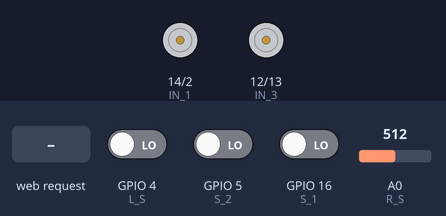
Recording of a sketch running on a simulated ESP8266 (NodeMCU). Parts: motor-driver pin pairs drawn as motors (green arrow = first pin HIGH = forward, orange = second pin HIGH = backward, longer = more drive, scaled by the enable pin). The test bench sets the inputs (shaded band); at power-on: A0 (R_S) = 512, GPIO 4 (L_S) LOW, GPIO 16 (S_1) LOW, GPIO 5 (S_2) LOW. WiFi joins after 1.5 s; servers stay silent unless stated; what the sketch prints to the serial monitor is not drawn.

Above: at 2.8 s.
2.9 s: HTTP request GET /?State=line received
At 3.3 s:
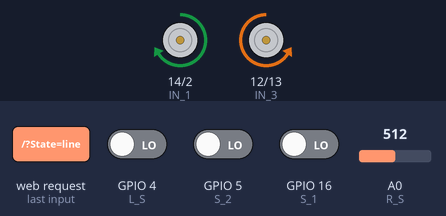
4.4 s: A0 (R_S) set to 105
5.9 s: A0 (R_S) set to 91
At 6.8 s:
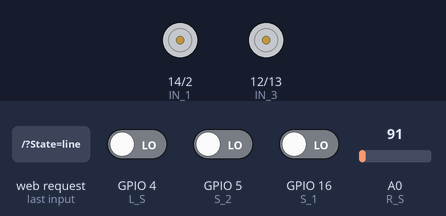
7.4 s: GPIO 4 (L_S) driven HIGH
At 7.9 s:
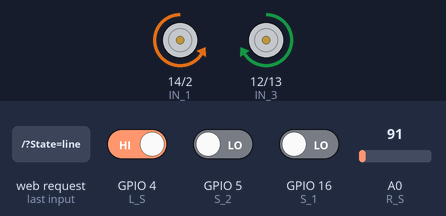
8.9 s: GPIO 16 (S_1) driven HIGH
At 10.1 s:
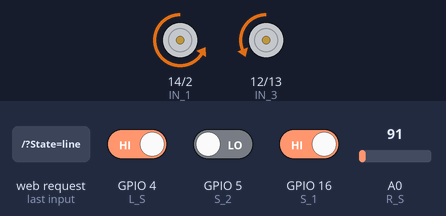
10.4 s: HTTP request GET /?State=B received
Timing chart, 0 to 12.4 s (numbered marks = the images above; inputs shaded):
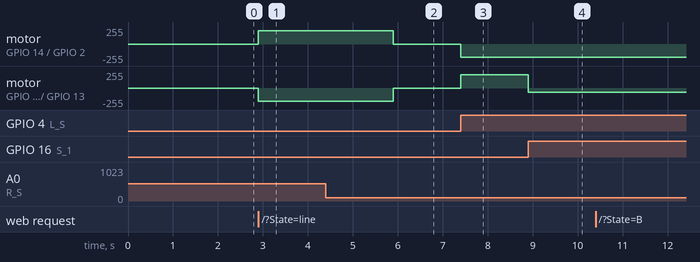

The sketch:

jarvis.ino.ino
```cpp
#define ENA   0         // Enable/speed motors Right        GPIO14(D5)
#define ENB   15          // Enable/speed motors Left         GPIO12(D6)
#define IN_1  14          // L298N in1 motors Right           GPIO15(D8)
#define IN_2  2          // L298N in2 motors Right           GPIO13(D7)
#define IN_3  12           // L298N in3 motors Left            GPIO2(D4)
#define IN_4  13           // L298N in4 motors Left            GPIO0(D3)


long duration, distance;

int R_S = A0; //sensor Right
int S_1 = 16; //sensor center
int S_2 = 5; //sensor center
int L_S = 4; //sensor Left

#include <ESP8266WiFi.h>
#include <WiFiClient.h>
#include <ESP8266WebServer.h>
#include <FirebaseArduino.h>
#include <ArduinoJson.h>


String command;
String data;
String ip;


int Cs1 = 0;// ir sensor value
int Cs2 = 0;// ir sensor value
int Rs = 0;
int Ls = 0;


int speedCar = 800;         // 400 - 1023. car speed
int speed_Coeff = 3;


const char* ssid = "Deepan";         // wifi dwtails
const char* password = "12345678";
ESP8266WebServer server(80);

#define FIREBASE_HOST "jarvis-2f668-default-rtdb.firebaseio.com"  // firebase details
#define FIREBASE_AUTH "hIEPKOvpY3n9rB9NpOcvcVXjHl6UBV0eqY06qYEj"


void setup() {

  pinMode(ENA, OUTPUT);
  pinMode(ENB, OUTPUT);
  pinMode(IN_1, OUTPUT);
  pinMode(IN_2, OUTPUT);
  pinMode(IN_3, OUTPUT);
  pinMode(IN_4, OUTPUT);


  Serial.begin(115200);

  // Connecting WiFi


  // Connect to Wi-Fi
  Serial.print("Wi-Fi...");
  WiFi.begin(ssid, password);
  Serial.print("Connecting...");
  while (WiFi.status() != WL_CONNECTED)
  {
    Serial.print(".");
    delay(100);
  }
  Serial.println();
  Serial.print("Connected to: ");
  Serial.println(WiFi.localIP());
  ip = WiFi.localIP().toString();

  Serial.print("Ip Address: ");
  Serial.println(ip);


  // Starting WEB-server
  server.on ( "/", HTTP_handleRoot );
  server.onNotFound ( HTTP_handleRoot );
  server.begin();


  Firebase.begin(FIREBASE_HOST, FIREBASE_AUTH); // firebase sent ip address
  Firebase.setString("Jarvis/jarvis/ip", ip);


  pinMode(L_S, INPUT);    // set line sensor
  pinMode(S_1, INPUT);
  pinMode(S_2, INPUT);
  pinMode(R_S, INPUT);


}


void goAhead() {


  digitalWrite(IN_1, LOW);
  digitalWrite(IN_2, HIGH);
  analogWrite(ENA, speedCar);

  digitalWrite(IN_3, LOW);
  digitalWrite(IN_4, HIGH);
  analogWrite(ENB, speedCar);
}

void goBack() {


  digitalWrite(IN_1, HIGH);
  digitalWrite(IN_2, LOW);
  analogWrite(ENA, speedCar);

  digitalWrite(IN_3, HIGH);
  digitalWrite(IN_4, LOW);
  analogWrite(ENB, speedCar);
}

void goRight() {

  digitalWrite(IN_1, HIGH);
  digitalWrite(IN_2, LOW);
  analogWrite(ENA, speedCar);

  digitalWrite(IN_3, LOW);
  digitalWrite(IN_4, HIGH);
  analogWrite(ENB, speedCar);
}

void goLeft() {

  digitalWrite(IN_1, LOW);
  digitalWrite(IN_2, HIGH);
  analogWrite(ENA, speedCar);

  digitalWrite(IN_3, HIGH);
  digitalWrite(IN_4, LOW);
  analogWrite(ENB, speedCar);
}

void goAheadRight() {

  digitalWrite(IN_1, LOW);
  digitalWrite(IN_2, HIGH);
  analogWrite(ENA, speedCar / speed_Coeff);

  digitalWrite(IN_3, LOW);
  digitalWrite(IN_4, HIGH);
  analogWrite(ENB, speedCar);
}

void goAheadLeft() {

  digitalWrite(IN_1, LOW);
  digitalWrite(IN_2, HIGH);
  analogWrite(ENA, speedCar);

  digitalWrite(IN_3, LOW);
  digitalWrite(IN_4, HIGH);
  analogWrite(ENB, speedCar / speed_Coeff);
}

void goBackRight() {

  digitalWrite(IN_1, HIGH);
  digitalWrite(IN_2, LOW);
  analogWrite(ENA, speedCar / speed_Coeff);

  digitalWrite(IN_3, HIGH);
  digitalWrite(IN_4, LOW);
  analogWrite(ENB, speedCar);
}

void goBackLeft() {

  digitalWrite(IN_1, HIGH);
  digitalWrite(IN_2, LOW);
  analogWrite(ENA, speedCar);

  digitalWrite(IN_3, HIGH);
  digitalWrite(IN_4, LOW);
  analogWrite(ENB, speedCar / speed_Coeff);
}

void stopRobot() {
  data = "stop";

  digitalWrite(IN_1, LOW);
  digitalWrite(IN_2, LOW);
  analogWrite(ENA, speedCar);

  digitalWrite(IN_3, LOW);
  digitalWrite(IN_4, LOW);
  analogWrite(ENB, speedCar);

}


void line() {

  data = "startl";


  Ls = digitalRead(L_S);
  Cs1 = digitalRead(S_1);
  Cs2 = digitalRead(S_2);
  Rs = analogRead(R_S);


  //<=0
  //>=1


  if ((Ls == 0) && (Cs1 == 1) && (Cs2 == 1) && (Rs < 100)) {
    goBack();
    Serial.print("front");

    //left
  }
  if ((Ls == 0) && (Cs1 == 0) && (Cs2 == 0) && (Rs > 100)) {
    goRight();
    Serial.print("left1");
  }
  if ((Ls == 0) && (Cs1 == 0) && (Cs2 == 1) && (Rs > 100)) {
    goAheadRight();
    Serial.print("left2");
  }
  if ((Ls == 0) && (Cs1 == 1) && (Cs2 == 1) && (Rs > 100)) {
    goRight();
    Serial.print("left3");
  }


  //right

  if ((Ls == 1) && (Cs1 == 0) && (Cs2 == 0) && (Rs < 100)) {
    goLeft();
    Serial.print("right1");
  }
  if ((Ls == 1) && (Cs1 == 1) && (Cs2 == 0) && (Rs < 100)) {
    goAheadLeft();
    Serial.print("right2");
  }
  if ((Ls == 1) && (Cs1 == 1) && (Cs2 == 1) && (Rs < 100)) {
    goLeft();
    Serial.print("right3");
  }


  //stop


  if ((Ls == 1) && (Cs1 == 1) && (Cs2 == 1) && (Rs > 100)) {
    stopRobot();
    Serial.print("stop ");
  }
  if ((Ls == 0) && (Cs1 == 0) && (Cs2 == 0) && (Rs < 100)) {
    stopRobot();
    Serial.print("stop2 ");
  }


}


void loop() {

  server.handleClient();


  command = server.arg("State");

  // Serial.print("Connected data: ");
  // Serial.println(command);


  if (command == "line") {
    line();
  }


  if (data == "startl") {
    line();
  }

  if (command == "stop")stopRobot();


  else if (command == "B") goAhead();
  else if (command == "F") goBack();
  else if (command == "L") goLeft();
  else if (command == "R") goRight();
  else if (command == "I") goAheadRight();
  else if (command == "G") goAheadLeft();
  else if (command == "J") goBackRight();
  else if (command == "H") goBackLeft();
  else if (command == "0") speedCar = 400;
  else if (command == "1") speedCar = 470;
  else if (command == "2") speedCar = 540;
  else if (command == "3") speedCar = 610;
  else if (command == "4") speedCar = 680;
  else if (command == "5") speedCar = 750;
  else if (command == "6") speedCar = 820;
  else if (command == "7") speedCar = 890;
  else if (command == "8") speedCar = 960;
  else if (command == "9") speedCar = 1023;
  else if (command == "10") speedCar = 1023;
  else if (command == "S") stopRobot();


}

void HTTP_handleRoot(void) {

  if ( server.hasArg("State") ) {
    Serial.println(server.arg("State"));
  }
  server.send ( 200, "text/html", "" );
  delay(1);
}
```

Measured:
- the behaviour switches between 100 and 99 on A0 (R_S) (found by bisection; images 1 and 2)
- after the input at 2.9 s, motor on GPIO 14 (IN_1) / GPIO 2 (IN_2): stopped → forward 199/255 at once; motor on GPIO 12 (IN_3) / GPIO 13 (IN_4): stopped → backward 199/255 at once
- after the input at 5.9 s, motor on GPIO 14 (IN_1) / GPIO 2 (IN_2): forward 199/255 → stopped at once; motor on GPIO 12 (IN_3) / GPIO 13 (IN_4): backward 199/255 → stopped at once
- after the input at 7.4 s, motor on GPIO 14 (IN_1) / GPIO 2 (IN_2): stopped → backward 199/255 at once; motor on GPIO 12 (IN_3) / GPIO 13 (IN_4): stopped → forward 199/255 at once
- after the input at 8.9 s, motor on GPIO 12 (IN_3) / GPIO 13 (IN_4): forward 199/255 → backward 66/255 at once
